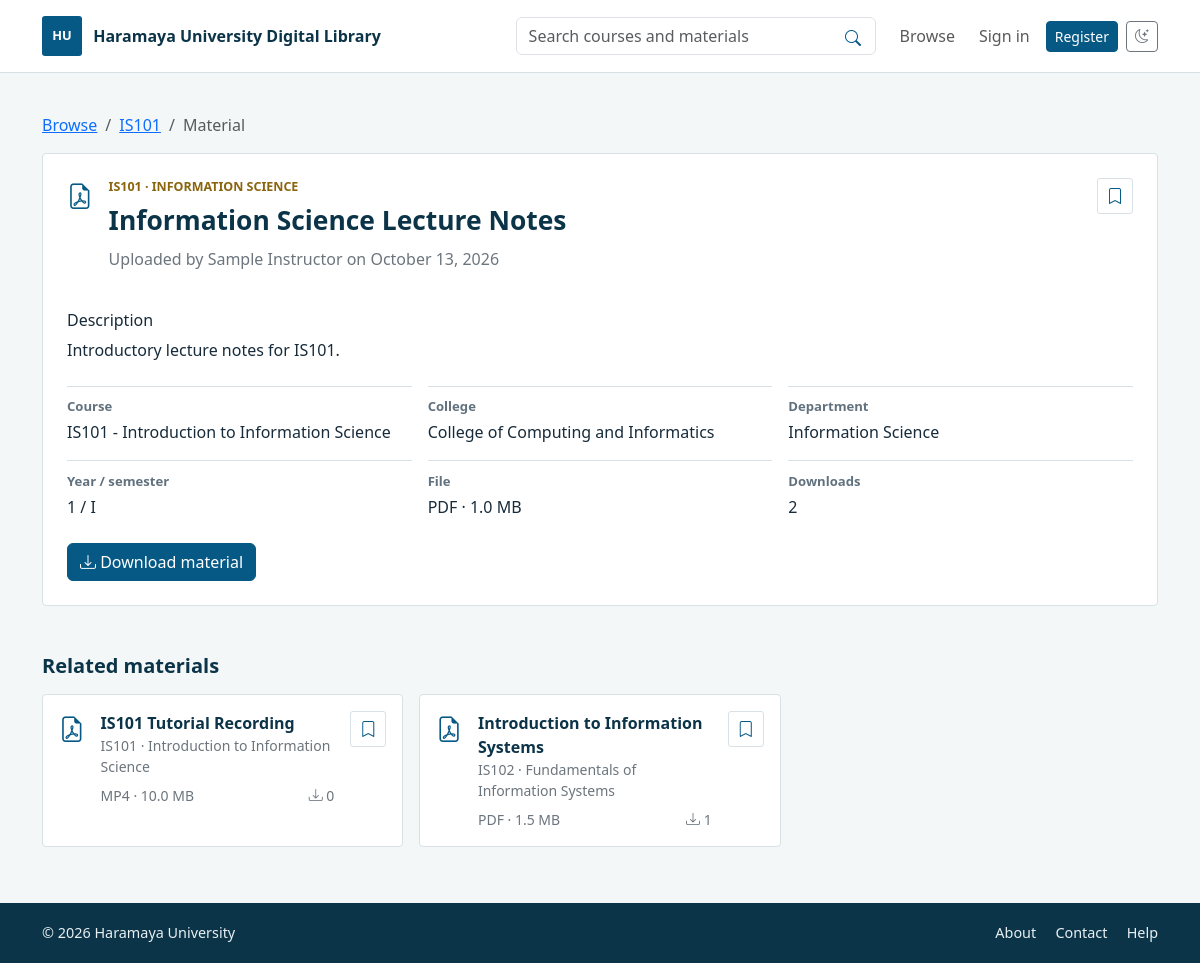
/material.php?id=1, run on the app's committed database.
### tables this page shows
CREATE TABLE IF NOT EXISTS materials (
    material_id BIGINT UNSIGNED NOT NULL AUTO_INCREMENT,
    title VARCHAR(200) NOT NULL,
    description TEXT NULL,
    file_path VARCHAR(255) NOT NULL,
    file_type VARCHAR(10) NOT NULL,
    file_size BIGINT UNSIGNED NOT NULL,
    course_id BIGINT UNSIGNED NOT NULL,
    uploader_id BIGINT UNSIGNED NOT NULL,
    upload_date TIMESTAMP NOT NULL DEFAULT CURRENT_TIMESTAMP,
     
    approved TINYINT(1) NULL DEFAULT NULL,
    download_count BIGINT UNSIGNED NOT NULL DEFAULT 0,
    PRIMARY KEY (material_id),
    UNIQUE KEY uq_materials_file_path (file_path),
    KEY idx_materials_course_approval_date (course_id, approved, upload_date),
    KEY idx_materials_approval_date (approved, upload_date),
    KEY idx_materials_download_count (download_count),
    KEY idx_materials_uploader (uploader_id),
    CONSTRAINT chk_materials_approved CHECK (approved IS NULL OR approved IN (0, 1)),
    CONSTRAINT fk_materials_course
        FOREIGN KEY (course_id) REFERENCES courses (course_id)
        ON UPDATE CASCADE
        ON DELETE CASCADE,
    CONSTRAINT fk_materials_uploader
        FOREIGN KEY (uploader_id) REFERENCES users (user_id)
        ON UPDATE CASCADE
        ON DELETE RESTRICT
);

CREATE TABLE IF NOT EXISTS courses (
    course_id BIGINT UNSIGNED NOT NULL AUTO_INCREMENT,
    course_code VARCHAR(30) NOT NULL,
    course_title VARCHAR(180) NOT NULL,
    department_id SMALLINT UNSIGNED NOT NULL,
    year TINYINT UNSIGNED NOT NULL,
    semester TINYINT UNSIGNED NOT NULL,
    instructor_id BIGINT UNSIGNED NULL,
    PRIMARY KEY (course_id),
    UNIQUE KEY uq_courses_department_code (department_id, course_code),
    KEY idx_courses_curriculum (department_id, year, semester),
    KEY idx_courses_instructor (instructor_id),
    CONSTRAINT chk_courses_year CHECK (year BETWEEN 1 AND 6),
    CONSTRAINT chk_courses_semester CHECK (semester IN (1, 2)),
    CONSTRAINT fk_courses_department
        FOREIGN KEY (department_id) REFERENCES departments (department_id)
        ON UPDATE CASCADE
        ON DELETE RESTRICT,
    CONSTRAINT fk_courses_instructor
        FOREIGN KEY (instructor_id) REFERENCES users (user_id)
        ON UPDATE CASCADE
        ON DELETE SET NULL
);

CREATE TABLE IF NOT EXISTS departments (
    department_id SMALLINT UNSIGNED NOT NULL AUTO_INCREMENT,
    name VARCHAR(150) NOT NULL,
    college_id SMALLINT UNSIGNED NOT NULL,
    PRIMARY KEY (department_id),
    UNIQUE KEY uq_departments_college_name (college_id, name),
    CONSTRAINT fk_departments_college
        FOREIGN KEY (college_id) REFERENCES colleges (college_id)
        ON UPDATE CASCADE
        ON DELETE RESTRICT
);

CREATE TABLE IF NOT EXISTS users (
    user_id BIGINT UNSIGNED NOT NULL AUTO_INCREMENT,
    name VARCHAR(120) NOT NULL,
    email VARCHAR(254) NOT NULL,
    password VARCHAR(255) NOT NULL,
    role ENUM('student', 'instructor', 'admin') NOT NULL DEFAULT 'student',
    department_id SMALLINT UNSIGNED NULL,
    is_active TINYINT(1) NOT NULL DEFAULT 1,
    created_at TIMESTAMP NOT NULL DEFAULT CURRENT_TIMESTAMP,
    PRIMARY KEY (user_id),
    UNIQUE KEY uq_users_email (email),
    KEY idx_users_role_department (role, department_id),
    KEY idx_users_active_role (is_active, role),
    CONSTRAINT chk_users_is_active CHECK (is_active IN (0, 1)),
    CONSTRAINT fk_users_department
        FOREIGN KEY (department_id) REFERENCES departments (department_id)
        ON UPDATE CASCADE
        ON DELETE SET NULL
);

CREATE TABLE IF NOT EXISTS colleges (
    college_id SMALLINT UNSIGNED NOT NULL AUTO_INCREMENT,
    name VARCHAR(150) NOT NULL,
    PRIMARY KEY (college_id),
    UNIQUE KEY uq_colleges_name (name)
);

### material.php (the view, shortened to what this page needs)
<?php
require_once __DIR__ . '/includes/config.php';
require_once __DIR__ . '/includes/functions.php';
$materialId = filter_input(INPUT_GET, 'id', FILTER_VALIDATE_INT, ['options' => ['min_range' => 1]]);
$find = $pdo->prepare(
    'SELECT m.material_id, m.title, m.description, m.file_type, m.file_size,
            m.upload_date, m.download_count, m.approved, m.uploader_id,
            c.course_id, c.course_code, c.course_title, c.year, c.semester,
            d.department_id, d.name AS department_name, cl.name AS college_name,
            u.name AS uploader_name
     FROM materials AS m JOIN courses AS c ON c.course_id = m.course_id
     JOIN departments AS d ON d.department_id = c.department_id
     JOIN colleges AS cl ON cl.college_id = d.college_id
     JOIN users AS u ON u.user_id = m.uploader_id
     WHERE m.material_id = :id'
);
$find->execute(['id' => $materialId]);
$material = $find->fetch();
$sameCourse = $pdo->prepare(
    'SELECT m.material_id, m.title, m.file_type, m.file_size, m.download_count, c.course_code, c.course_title
     FROM materials AS m JOIN courses AS c ON c.course_id = m.course_id
     WHERE m.course_id = :course_id AND m.material_id <> :material_id AND m.approved = 1
     ORDER BY m.download_count DESC, m.upload_date DESC LIMIT 3'
);
$sameCourse->execute(['course_id' => $material['course_id'], 'material_id' => $materialId]);
$related = $sameCourse->fetchAll();
if (count($related) < 3) {
    $sameDepartment = $pdo->prepare(
        'SELECT m.material_id, m.title, m.file_type, m.file_size, m.download_count, c.course_code, c.course_title
         FROM materials AS m JOIN courses AS c ON c.course_id = m.course_id
         WHERE c.department_id = :department_id AND m.material_id <> :material_id
           AND c.course_id <> :course_id AND m.approved = 1
         ORDER BY m.download_count DESC, m.upload_date DESC LIMIT :remaining'
    );
    $sameDepartment->bindValue(':department_id', (int) $material['department_id'], PDO::PARAM_INT);
    $sameDepartment->bindValue(':material_id', (int) $materialId, PDO::PARAM_INT);
    $sameDepartment->bindValue(':course_id', (int) $material['course_id'], PDO::PARAM_INT);
    $sameDepartment->bindValue(':remaining', 3 - count($related), PDO::PARAM_INT);
    $sameDepartment->execute();
    $related = array_merge($related, $sameDepartment->fetchAll());
}
require __DIR__ . '/includes/header.php';
?>
<main class="container page-shell">
    <nav aria-label="Breadcrumb"><ol class="breadcrumb"><li class="breadcrumb-item"><a href="<?= e(site_url('browse.php')) ?>">Browse</a></li><li class="breadcrumb-item"><a href="<?= e(site_url('course.php?id=' . (int) $material['course_id'])) ?>"><?= e($material['course_code']) ?></a></li><li class="breadcrumb-item active" aria-current="page">Material</li></ol></nav>
    <article class="content-panel material-detail">
        <div class="d-flex flex-wrap gap-3 align-items-start"><i class="bi <?= e(get_file_icon($material['file_type'])) ?> detail-file-icon" aria-hidden="true"></i><div class="flex-grow-1"><p class="eyebrow mb-2"><?= e($material['course_code'] . ' · ' . $material['department_name']) ?></p><h1 class="page-title"><?= e($material['title']) ?></h1><p class="text-secondary">Uploaded by <?= e($material['uploader_name']) ?> on <?= e(date('F j, Y', strtotime($material['upload_date']))) ?></p></div>
            <button class="bookmark-button" type="button" data-bookmark="<?= (int) $material['material_id'] ?>" aria-label="Save <?= e($material['title']) ?>" aria-pressed="false" title="Save material"><i class="bi bi-bookmark" aria-hidden="true"></i></button></div>
        <?php if (!empty($material['description'])): ?><div class="material-description my-4"><h2 class="h6">Description</h2><p class="mb-0"><?= nl2br(e($material['description'])) ?></p></div><?php endif; ?>
        <dl class="metadata-grid"><div><dt>Course</dt><dd><?= e($material['course_code'] . ' - ' . $material['course_title']) ?></dd></div><div><dt>College</dt><dd><?= e($material['college_name']) ?></dd></div><div><dt>Department</dt><dd><?= e($material['department_name']) ?></dd></div><div><dt>Year / semester</dt><dd><?= (int) $material['year'] ?> / <?= (int) $material['semester'] === 1 ? 'I' : 'II' ?></dd></div><div><dt>File</dt><dd><?= e(strtoupper($material['file_type']) . ' · ' . format_file_size($material['file_size'])) ?></dd></div><div><dt>Downloads</dt><dd><?= (int) $material['download_count'] ?></dd></div></dl>
        <?php if ((int) $material['approved'] === 1): ?><?= download_form((int) $material['material_id'], 'Download material') ?><?php endif; ?>
    </article>
    <?php if ($related !== []): ?><section class="mt-5"><h2 class="section-heading mb-3">Related materials</h2><div class="row g-3"><?php foreach ($related as $materialCard): ?><div class="col-12 col-md-6 col-lg-4"><?php require __DIR__ . '/includes/material_card.php'; ?></div><?php endforeach; ?></div></section><?php endif; ?>
</main>
<?php require __DIR__ . '/includes/footer.php'; ?>

### includes/material_card.php
<article class="material-card h-100">
    <div class="d-flex gap-3">
        <i class="bi <?= e(get_file_icon($material['file_type'])) ?> card-file-icon" aria-hidden="true"></i>
        <div class="flex-grow-1 min-w-0">
            <a class="material-title" href="<?= e(site_url('material.php?id=' . (int) $materialCard['material_id'])) ?>"><?= e($materialCard['title']) ?></a>
            <p class="small text-secondary mb-2"><?= e($materialCard['course_code'] . ' · ' . $materialCard['course_title']) ?></p>
            <div class="d-flex align-items-center justify-content-between gap-2 small text-secondary">
                <span><?= e(strtoupper($materialCard['file_type'])) ?> · <?= e(format_file_size($materialCard['file_size'])) ?></span>
                <?php if (isset($materialCard['download_count'])): ?><span><i class="bi bi-download" aria-hidden="true"></i> <?= (int) $materialCard['download_count'] ?></span><?php endif; ?>
            </div>
        </div>
        <button class="bookmark-button" type="button" data-bookmark="<?= (int) $materialCard['material_id'] ?>" aria-label="Save <?= e($materialCard['title']) ?>" aria-pressed="false" title="Save material"><i class="bi bi-bookmark" aria-hidden="true"></i></button>
    </div>
</article>

### data on the page
materials: course.course_code "IS101", course.name "IS101 · INFORMATION SCIENCE", title "Information Science Lecture Notes", uploader.name "Sample Instructor", upload_date "October 13, 2026", description "Introductory lecture notes for IS101.", course.course_title "IS101 - Introduction to Information Science", colleges.name "College of Computing and Informatics", departments.name "Information Science", course.year "1", file_type+file_size "PDF · 1.0 MB", download_count "2"
materials: title "IS101 Tutorial Recording", course.course_title "IS101 · Introduction to Information Science", file_type "MP4", file_size "10.0 MB", download_count "0"
materials: title "Introduction to Information Systems", course.course_title "IS102 · Fundamentals of Information Systems", file_type "PDF", file_size "1.5 MB", download_count "1"

### other printed values
$siteTitle "Haramaya University Digital Library"
$label "Download material"
